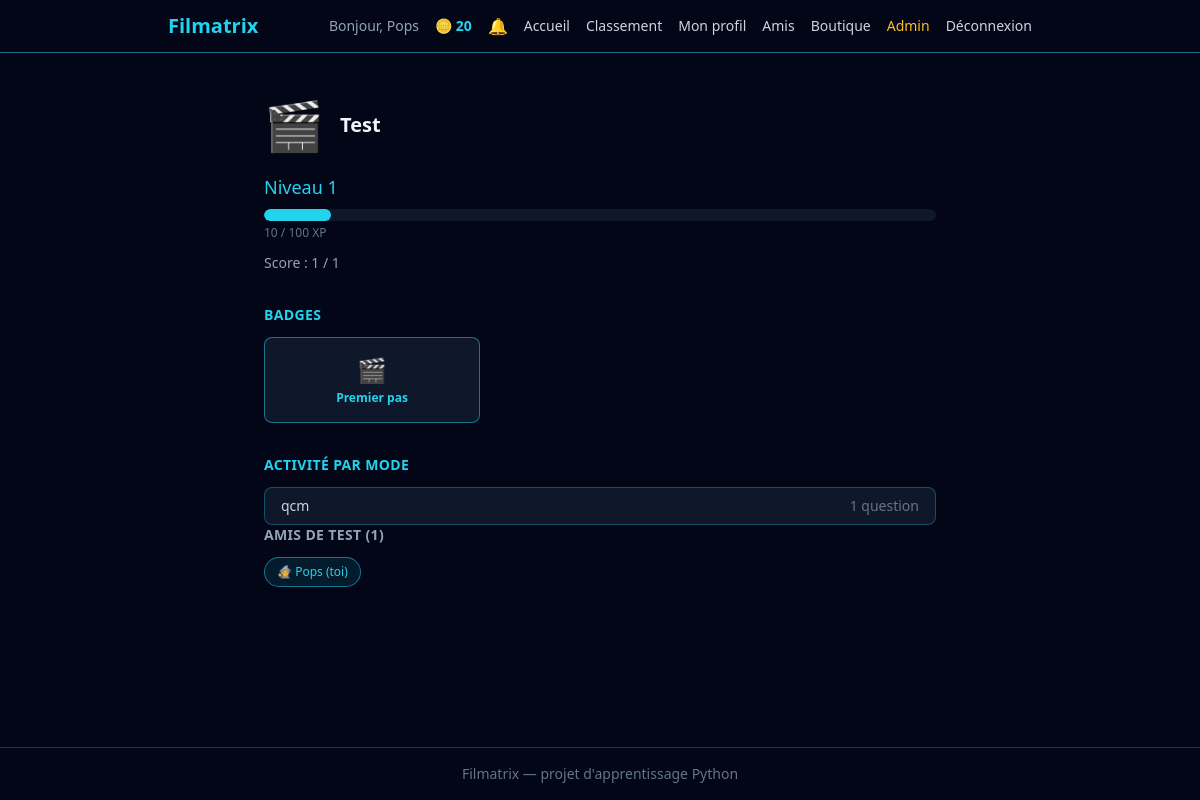
The page /joueur/6 (signed in) on the database its author committed.
### src/models.py (models this page shows, shortened)
class User(db.Model, UserMixin):
    __tablename__ = "users"
    id = db.Column(db.Integer, primary_key=True)
    username = db.Column(db.String(50), unique=True, nullable=False)
    email = db.Column(db.String(120), unique=True, nullable=False)
    password_hash = db.Column(db.String(255), nullable=False)
    total_xp = db.Column(db.Integer, nullable=False, default=0)
    coins = db.Column(db.Integer, nullable=False, default=0)
    equipped_title = db.Column(db.String(50), nullable=True)
    is_admin = db.Column(db.Boolean, nullable=False, default=False)
    avatar = db.Column(db.String(10), nullable=True)
    bio = db.Column(db.String(280), nullable=True)

class Question(db.Model):
    __tablename__ = "questions"
    id = db.Column(db.Integer, primary_key=True)
    mode = db.Column(db.String(50), nullable=False)
    category = db.Column(db.String(50), nullable=False)
    difficulty = db.Column(db.String(20), nullable=False)
    prompt = db.Column(db.Text, nullable=False)
    payload = db.Column(db.JSON, nullable=False)
    correct_answer = db.Column(db.JSON, nullable=False)
    requires_account = db.Column(db.Boolean, nullable=False, default=False)

### app.py (the view)
    @app.route("/joueur/<int:user_id>")
    @login_required
    def public_profile(user_id: int) -> str:
        if user_id == current_user.id:
            return redirect(url_for("profile"))
        viewed_user = User.query.get_or_404(user_id)
        friendship = get_friendship_between(current_user.id, user_id)
        if friendship is None or friendship.status != "accepted":
            flash("Tu dois être ami avec ce joueur pour voir son profil.")
            return redirect(url_for("friends_list"))
        attempts = Attempt.query.filter_by(user_id=viewed_user.id).all()
        total_count = len(attempts)
        correct_count = sum(1 for attempt in attempts if attempt.is_correct)
        level_info = calculate_level(viewed_user.total_xp)
        attempts_by_mode = {}
        for attempt in attempts:
            mode = attempt.question.mode
            attempts_by_mode.setdefault(mode, 0)
            attempts_by_mode[mode] += 1
        earned_badge_codes = {badge.badge_code for badge in viewed_user.badges}
        all_badges = []
        for code, info in BADGES.items():
            all_badges.append(
                    {
                        "name": info["name"],
                        "icon": info["icon"],
                        "earned": code in earned_badge_codes,
                        }
                )
            viewed_user_friends = get_friends_list(viewed_user.id)
            current_user_friends = get_friends_list(current_user.id)
            current_user_friend_ids = {friend.id for friend in current_user_friends}
            mutual_friends = [
                    friend for friend in viewed_user_friends if friend.id in current_user_friend_ids
                ]
            return render_template(
                    "profil_public.html",
                    viewed_user=viewed_user,
                    total_count=total_count,
                    correct_count=correct_count,
                    level_info=level_info,
                    attempts_by_mode=attempts_by_mode,
                    all_badges=all_badges,
                    viewed_user_friends=viewed_user_friends,
                    mutual_friends=mutual_friends,
                )

### app.py (called while the page is built)
def calculate_level(total_xp: int) -> dict:
        level = 1
        xp_for_next_level = 100
        xp_already_spent = 0
        while total_xp - xp_already_spent >= xp_for_next_level:
            xp_already_spent += xp_for_next_level
            level += 1
            xp_for_next_level = 100 * level
        xp_in_current_level = total_xp - xp_already_spent
        return {
            "level": level,
            "xp_in_current_level": xp_in_current_level,
            "xp_for_next_level": xp_for_next_level,
            }

### src/friends.py (called while the page is built)
def get_friendship_between(user_a_id: int, user_b_id: int) -> Friendship | None:
    return Friendship.query.filter(
            db.or_(
                db.and_(
                    Friendship.requester_id == user_a_id,
                    Friendship.receiver_id == user_b_id,
                    ),
                db.and_(
                    Friendship.requester_id == user_b_id,
                    Friendship.receiver_id == user_a_id,
                    ),
                )
        ).first()

def get_friends_list(user_id: int) -> list:
    accepted = Friendship.query.filter(
            db.and_(
                Friendship.status == "accepted",
                db.or_(
                    Friendship.requester_id == user_id,
                    Friendship.receiver_id == user_id,
                    ),
                )
        ).all()
    friends = []
    for friendship in accepted:
        friend = friendship.receiver if friendship.requester_id == user_id else friendship.requester
        friends.append(friend)
    return friends

### src/notifications.py (called while the page is built)
def get_unread_count(user_id: int) -> int:
    return Notification.query.filter_by(user_id=user_id, is_read=False).count()

### templates/profil_public.html (shortened to what this page needs)
{% extends "base.html" %}
{% block content %}
<div class="max-w-2xl mx-auto mt-8">
    <div class="flex items-center gap-4 mb-6">
        <span class="text-5xl">{{ viewed_user.avatar or "🎬" }}</span>
        <div>
            <h2 class="text-xl font-bold">{{ viewed_user.username }}</h2>
        </div>
    </div>
    <div class="mb-8">
        <p class="text-cyan-400 text-lg mb-2">Niveau {{ level_info.level }}</p>
        <div class="w-full bg-slate-900 rounded-full h-3 overflow-hidden mb-1">
            <div class="bg-cyan-400 h-3 rounded-full"
                 style="width: {{ (level_info.xp_in_current_level / level_info.xp_for_next_level * 100) | round(1) }}%"></div>
        </div>
        <p class="text-xs text-slate-500">{{ level_info.xp_in_current_level }} / {{ level_info.xp_for_next_level }} XP</p>
        <p class="text-slate-400 text-sm mt-3">Score : {{ correct_count }} / {{ total_count }}</p>
    </div>
    <h3 class="text-sm font-bold text-cyan-400 uppercase tracking-wide mb-3">Badges</h3>
    <div class="grid grid-cols-2 sm:grid-cols-3 gap-3 mb-8">
        {% for badge in all_badges %}
        <div class="border rounded-lg px-3 py-4 text-center transition
                    {% if badge.earned %}
                        border-cyan-400/50 bg-slate-900
                    {% else %}
                        border-slate-800 bg-slate-900/50 opacity-40
                    {% endif %}">
            <p class="text-2xl mb-1">{{ badge.icon }}</p>
            <p class="text-xs font-bold {% if badge.earned %}text-cyan-400{% else %}text-slate-500{% endif %}">
                {{ badge.name }}
            </p>
        </div>
        {% endfor %}
    </div>
    <h3 class="text-sm font-bold text-cyan-400 uppercase tracking-wide mb-3">Activité par mode</h3>
    {% if attempts_by_mode %}
    <div class="flex flex-col gap-2">
        {% for mode, count in attempts_by_mode.items() %}
        <div class="flex items-center justify-between bg-slate-900 border border-cyan-400/30 rounded-lg px-4 py-2">
            <span class="text-sm text-slate-300">{{ mode }}</span>
            <span class="text-sm text-slate-500">{{ count }} question{{ "s" if count > 1 else "" }}</span>
        </div>
        {% endfor %}
    </div>
    {% else %}
    <p class="text-slate-500">Aucune partie jouée pour le moment.</p>
    {% endif %}
    <h3 class="text-sm font-bold text-slate-400 uppercase tracking-wide mb-3">
        Amis de {{ viewed_user.username }} ({{ viewed_user_friends | length }})
    </h3>
    {% if viewed_user_friends %}
    <div class="flex flex-wrap gap-2">
        {% for friend in viewed_user_friends %}
        {% if friend.id == current_user.id %}
            <span class="text-xs bg-cyan-400/10 border border-cyan-400/50 text-cyan-400 px-3 py-1.5 rounded-full">
                {{ friend.avatar or "🎬" }} {{ friend.username }} (toi)
            </span>
        {% else %}
            <a href="{{ url_for('public_profile', user_id=friend.id) }}"
               class="text-xs bg-slate-900 border border-slate-700 hover:border-cyan-400 text-slate-400 hover:text-cyan-400 px-3 py-1.5 rounded-full transition">
                {{ friend.avatar or "🎬" }} {{ friend.username }}
            </a>
        {% endif %}
        {% endfor %}
    </div>
    {% else %}
    <p class="text-slate-500 text-sm">Aucun ami pour le moment.</p>
    {% endif %}
</div>
{% endblock %}

### templates/base.html (shortened to what this page needs)
<!DOCTYPE html>
<html lang="fr">
<head>
    <link rel="stylesheet" href="{{ url_for('static', filename='css/output.css') }}">
</head>
<body class="bg-slate-950 text-slate-100 min-h-screen flex flex-col">
    <header class="border-b border-cyan-400/50">
    <nav class="max-w-4xl mx-auto px-4 py-3">
        <div class="flex items-center justify-between">
            <a href="{{ url_for('home') }}" class="text-xl font-bold text-cyan-400">
                Filmatrix
            </a>
            <div class="flex items-center gap-4">
                {% if current_user.is_authenticated %}
                    <span class="text-slate-400 text-sm">Bonjour, {{ current_user.username }}</span>
                    <span class="text-cyan-400 text-sm font-bold flex items-center gap-1">
                         🪙 {{ current_user.coins }}
                    </span>
                    <div class="relative">
                        <button id="notification-bell" class="relative text-slate-300 hover:text-cyan-400 transition" aria-label="Notifications">
                            🔔
                        </button>
                    </div>
                {% endif %}
                <div class="hidden md:flex items-center gap-4 text-sm">
                    <a href="{{ url_for('home') }}" class="text-slate-300 hover:text-cyan-400 transition">Accueil</a>
                    <a href="{{ url_for('leaderboard') }}" class="text-slate-300 hover:text-cyan-400 transition">Classement</a>
                    {% if current_user.is_authenticated %}
                        <a href="{{ url_for('profile') }}" class="text-slate-300 hover:text-cyan-400 transition">Mon profil</a>
                        <a href="{{ url_for('friends_list') }}" class="text-slate-300 hover:text-cyan-400 transition">Amis</a>
                        <a href="{{ url_for('shop') }}" class="text-slate-300 hover:text-cyan-400 transition">Boutique</a>
                        {% if current_user.is_admin %}
                            <a href="{{ url_for('admin_questions_list') }}" class="text-amber-400 hover:text-amber-300 transition">Admin</a>
                        {% endif %}
                        <a href="{{ url_for('logout') }}" class="text-slate-300 hover:text-cyan-400 transition">Déconnexion</a>
                    {% else %}
                        <a href="{{ url_for('login') }}" class="text-slate-300 hover:text-cyan-400 transition">Connexion</a>
                        <a href="{{ url_for('register') }}" class="bg-cyan-400 hover:bg-cyan-300 text-slate-950 font-bold px-3 py-1.5 rounded-lg transition">Inscription</a>
                    {% endif %}
                </div>
            </div>
        </div>
    </nav>
</header>
    <main class="flex-1 p-4">
        {% block content %}{% endblock %}
    </main>
    <footer class="border-t border-cyan-400/30 text-center text-slate-500 text-sm py-4">
        Filmatrix — projet d'apprentissage Python
    </footer>
</body>
</html>

### rows shown on the page
User: username "Pops", coins "20", avatar "🧙"
User: avatar "🎬", username "Test", username "TEST"
Question: mode "qcm", id "1"

### other values the page prints
{{ level_info.level }} "1"
{{ level_info.xp_in_current_level }} "10"
{{ level_info.xp_for_next_level }} "100"
{{ correct_count }} "1"
{{ total_count }} "1"
{{ badge.icon }} "🎬"
{{ badge.name }} "Premier pas"
{{ viewed_user_friends | length }} "1"
